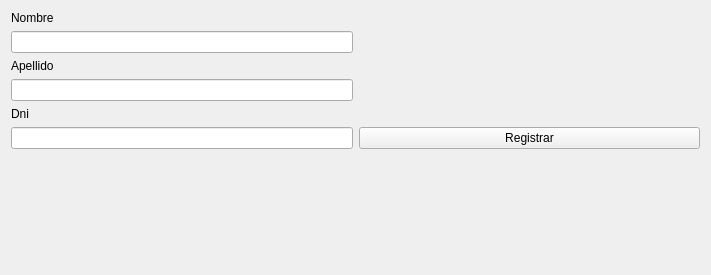
<?xml version="1.0" encoding="UTF-8"?>
<ui version="4.0">
 <class>Formulario</class>
 <widget class="QWidget" name="Formulario">
  <property name="geometry">
   <rect>
    <x>0</x>
    <y>0</y>
    <width>711</width>
    <height>275</height>
   </rect>
  </property>
  <property name="windowTitle">
   <string>Formulario</string>
  </property>
  <layout class="QGridLayout" name="gridLayout">
   <item row="4" column="0">
    <widget class="QLabel" name="label_3">
     <property name="text">
      <string>Dni</string>
     </property>
    </widget>
   </item>
   <item row="7" column="0">
    <spacer name="verticalSpacer">
     <property name="orientation">
      <enum>Qt::Vertical</enum>
     </property>
     <property name="sizeHint" stdset="0">
      <size>
       <width>20</width>
       <height>40</height>
      </size>
     </property>
    </spacer>
   </item>
   <item row="5" column="0">
    <widget class="QLineEdit" name="lineEditDni"/>
   </item>
   <item row="3" column="0">
    <widget class="QLineEdit" name="lineEditApellido">
     <property name="font">
      <font>
       <weight>50</weight>
       <bold>false</bold>
      </font>
     </property>
    </widget>
   </item>
   <item row="0" column="0">
    <widget class="QLabel" name="label">
     <property name="maximumSize">
      <size>
       <width>100000</width>
       <height>100000</height>
      </size>
     </property>
     <property name="text">
      <string>Nombre</string>
     </property>
    </widget>
   </item>
   <item row="1" column="0">
    <widget class="QLineEdit" name="LineEditNombre"/>
   </item>
   <item row="2" column="0">
    <widget class="QLabel" name="label_2">
     <property name="text">
      <string>Apellido</string>
     </property>
    </widget>
   </item>
   <item row="6" column="1">
    <spacer name="horizontalSpacer">
     <property name="orientation">
      <enum>Qt::Horizontal</enum>
     </property>
     <property name="sizeHint" stdset="0">
      <size>
       <width>40</width>
       <height>20</height>
      </size>
     </property>
    </spacer>
   </item>
   <item row="5" column="1">
    <widget class="QPushButton" name="pushButton">
     <property name="text">
      <string>Registrar</string>
     </property>
    </widget>
   </item>
  </layout>
 </widget>
 <resources/>
 <connections/>
</ui>
